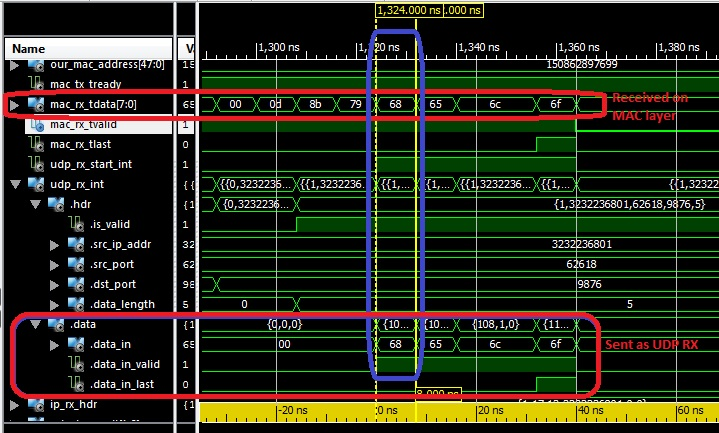
#> input picture src/vhdl/communication/udp_ip_stack/trunk/doc/src/zero latency receive.jpg, 719 x 433 px; its folder holds only this picture in this run
$ python verifier.py --sim-file 'vhdl/communication/udp_ip_stack/trunk/doc/src/zero latency receive.jpg'   (older library calls are emulated)
#> lines starting #> are read from the running program, lines starting #| are printed output that depends on the picture; after the words box and inside, x2 and y2 are one past the last pixel; in counts of white or black regions, pixels touching at a corner belong together
### src/cola.py
#!/usr/bin/python
#Copyright (c) 2014, Benjamin Bässler <ccl@xunit.de>
#All rights reserved.
#
#Redistribution and use in source and binary forms, with or without
#modification, are permitted provided that the following conditions are met:
#
#* Redistributions of source code must retain the above copyright notice, this
#  list of conditions and the following disclaimer.
#
#* Redistributions in binary form must reproduce the above copyright notice,
#  this list of conditions and the following disclaimer in the documentation
#  and/or other materials provided with the distribution.
#
#THIS SOFTWARE IS PROVIDED BY THE COPYRIGHT HOLDERS AND CONTRIBUTORS "AS IS"
#AND ANY EXPRESS OR IMPLIED WARRANTIES, INCLUDING, BUT NOT LIMITED TO, THE
#IMPLIED WARRANTIES OF MERCHANTABILITY AND FITNESS FOR A PARTICULAR PURPOSE ARE
#DISCLAIMED. IN NO EVENT SHALL THE COPYRIGHT HOLDER OR CONTRIBUTORS BE LIABLE
#FOR ANY DIRECT, INDIRECT, INCIDENTAL, SPECIAL, EXEMPLARY, OR CONSEQUENTIAL
#DAMAGES (INCLUDING, BUT NOT LIMITED TO, PROCUREMENT OF SUBSTITUTE GOODS OR
#SERVICES; LOSS OF USE, DATA, OR PROFITS; OR BUSINESS INTERRUPTION) HOWEVER
#CAUSED AND ON ANY THEORY OF LIABILITY, WHETHER IN CONTRACT, STRICT LIABILITY,
#OR TORT (INCLUDING NEGLIGENCE OR OTHERWISE) ARISING IN ANY WAY OUT OF THE USE
#OF THIS SOFTWARE, EVEN IF ADVISED OF THE POSSIBILITY OF SUCH DAMAGE.


#from scipy import misc
import matplotlib.cm as cm
import matplotlib.pyplot as plt
import matplotlib.patheffects as PathEffects
import matplotlib.patches as mppatches
import numpy as np
import pylab
from PIL import Image

# [31 lines left out: function getBoundingBoxes, not called in this run]


## This Class runs a two pass connected component algorithem
#
#  You can get the lables after the first and the second run. You can also
#  get the equivalent table also the lookup table wich is created after the
#  second run.
class ComponentLabeling:

    ## Constructor
    #
    #  @param img this can be a numpy array with the image to analyze. You can also pass a filename this will be read in.
    #  @param verbose If True it prints some debug informations
    #  @param threshold Used to convert a greyscale image to black and white
    def __init__(self, img, verbose=False, threshold=0.5, max_x=32, max_y=32):

        self.__max_x = max_x
        self.__max_y = max_y

        # if the img is a file read this
        if type(img) == str:
            self.__filename = img
            img = self.__import_img(img, threshold, max_x, max_y)

        self.__img = img

        self.__threshold = threshold

        self.__lables_f = np.zeros((img.shape[0], img.shape[1]), dtype=np.int)
        self.__lables_s = np.zeros((img.shape[0], img.shape[1]), dtype=np.int)
        self.__verbose = verbose

        self.__print_v("first run")
        self.__equi_d = self.__run_1p()

        self.__print_v("equivalent table:")
        self.__print_v(self.__equi_d)

        self.__lookup = self.gen_lookuptable(self.__equi_d)
        self.__print_v("lookup table:")
        self.__print_v(self.__lookup)

        self.__print_v("second run")
        self.__run_2p(self.__lookup)

        self.__boundboxes = self.__boundbox(self.__lables_s)
        self.__print_v("bounding boxes:")
        for key in self.__boundboxes:
            self.__print_v(self.__boundboxes[key])

    def get_img(self):
        return self.__img

    ## Print messages only if verbose mode is enabled
    def __print_v(self, text):
        if self.__verbose:
            print(text)

    ## Get the labels after the first run
    #
    #  @return Returns a numpy array with the lables
    def get_lable_f (self):
        return self.__lables_f

    ## Get the labels after the second run
    #
    #  @return Returns a numpy array with the lables
    def get_lable_s (self):
        return self.__lables_s

    ## Get the lookup table created after the first run
    #
    #  @return Returns a lookup table as a dictionary
    def get_lookup (self):
        return self.__lookup

    ## Get the bound boxes as a list of tuples
    #
    #  @return Returns the boxes as a list
    def get_boxes (self):
        return self.__boundboxes

    ## Reads a image from a file converts it to black and white and creates a numpy array
    #
    #  @param filename File to read image from
    #  @param threshold Threshold to convert greyscale image to black and white. Range 0.0 ... 1.0
    #  @param max_x is the image size to crop/extend the image in width
    #  @param max_y is the image size to crop/extend the image in high
    #  @return Returns the black and white numpy array
    def __import_img (self, filename, threshold, max_x, max_y):  #convert image to grey scale
#> called with threshold = 0.5, max_x = 32, max_y = 32
        img = Image.open(filename)
#> img is the input picture: PIL image 719x433 RGB; mean R, G, B 42.1, 44.4, 29.2
        img_grey = img.convert('L')
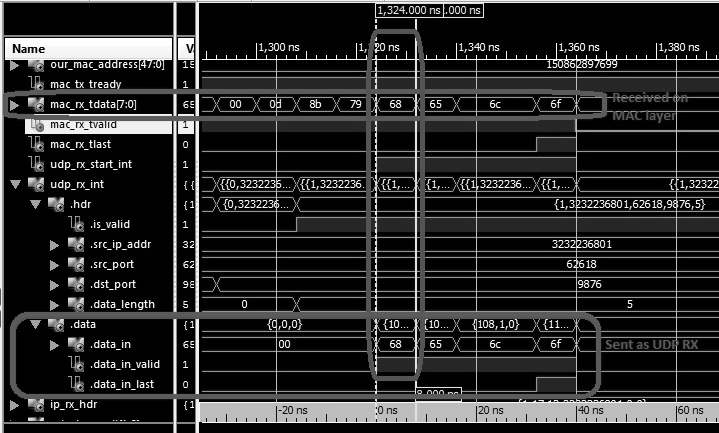
#> img_grey: PIL image 719x433 L; min 0, max 255, mean 42

        img_array = np.array(img_grey)
        img_out = np.zeros((max_y, max_x), dtype=np.int)

        #convert to black/white
        max_val = 255 #np.iinfo(type(img_array[0][0])).max
        min_val = 0 #np.iinfo(type(img_array[0][0])).min

        threshold = threshold * (max_val-min_val) - min_val

        for y in range(0, img_out.shape[0]):
            for x in range(0, img_out.shape[1]):
                if y < img_array.shape[0] and x < img_array.shape[1] and img_array[y][x] < threshold:
                    img_out[y][x] = min_val
                else:
                    img_out[y][x] = max_val

        del img
        del img_grey
        del img_array
        return img_out


    ## Plots a numpy array as image to a diagram with labels on the pixels
    #
    #  @param lbl numpy array with lables
    #  @param plot It is used to write the plot on
    # [7 lines left out: function __generate_lable_plot, not called in this run]

    ## Addes boxes to a plot
    #
    # @param boxes is a dictonary with tuples of tuples ((x1, y1), (x2, y2))
    # @param plot is used to plot the boxes on
    __fc_colors=['b', 'g', 'r', 'c', 'm', 'y']
    __hatches=[ '/', '\\', '|', '-', '+', 'x', 'o', 'O', '.', '*' ]
    # [25 lines left out: functions __append_boxes, __print_sh_array, not called in this run]

    ## Prints the lables after the first and second run
    def print_lables(self):
        self.__print_sh_array("1.run", self.__lables_f);
        self.__print_sh_array("2.run", self.__lables_s);


    ## Generates a plot whith the first and second run as a image.
    def plot_lables(self):
        self.plot_fp_add('Second Pass', self.__lables_s, self.__boundboxes)


    ## Generates a plot with the first pass of python code and a second labeling
    #  from else where
    #
    #  @param text2 Caption for the second plot
    #  @param data2 Lable array for the second plot
    # [57 lines left out: functions plot_fp_add, img_coord, not called in this run]

    ## Generates a plot with the second pass of python code and a second labeling
    #  from else where
    #
    #  @param text2 Caption for the second plot
    #  @param data2 Lable array for the second plot
    def plot_sp_add(self, text2, data2, boxes2={}):
            plt = self.get_plot_sp_add(text2, data2, boxes2)
            plt.show()

    # [29 lines left out: function get_plot_sp_add, not called in this run]


    ## Second pass of the connected component labeling
    #
    #  @param lookup Lookup table as dictionary for the second run
    def __run_2p(self, lookup):
        for y in range(0, self.__lables_f.shape[0]):
            for x in range(0, self.__lables_f.shape[1]):
                if self.__lables_f[y][x] == 0:
                    self.__lables_s[y][x] = 0
                else:
                    self.__lables_s[y][x] = lookup[self.__lables_f[y][x]]

    ## Calculates the bounding boxes around pixels with the same lable
    #
    #  @param lables array with lables of the picture
    #  @return dictionary of all found boxes the values are stored in 2-tuples of 2-tuples ((startx, starty), (endx, endy))

    def __boundbox(self, lables):
        boxes={}
        for y in range(0, lables.shape[0]):
            for x in range(0, lables.shape[1]):
                if lables[y][x] != 0:
                    if lables[y][x] in boxes:
                        ((start_x, start_y), (end_x, end_y)) = boxes[lables[y][x]]

                        if end_x < x:
                            end_x = x

                        if start_x > x:
                            start_x =x

                        end_y = y
                        boxes[lables[y][x]] = ((start_x, start_y), (end_x, end_y))
                    else:
                        boxes[lables[y][x]] = ((x,y), (x,y))
        return boxes


    ## First pass of the connected component labeling
    #
    #  @return equivalent table as dictionary
    def __run_1p(self):
        #pixels in the image: A B C
        #                     D x

        # a_p means a pixel a_l means lable of a

        #max_value means unlabled

        last_lable=0
        equi_d = [[0]]#should be a array of arrays

        for y in range(0, self.__img.shape[0]):
            for x in range(0, self.__img.shape[1]):
                x_p = self.__img[y][x]

                if x == 0:
                    #first in row
                    a_l=0
                    d_l=0
                else:
                    d_l=self.__lables_f[y][x-1]

                if y == 0:
                    #first line
                    b_l=0
                    c_l=0
                else:
                    b_l=self.__lables_f[y-1][x]
                    if x < self.__lables_f.shape[1]-1:
                        c_l=self.__lables_f[y-1][x+1]
                    else:
                        c_l=0
                    if x > 0 :
                        a_l=self.__lables_f[y-1][x-1]


                #if x==3 and y==1:
                #    print ("a_l=" +str(a_l) +" b_l=" +str(b_l) + " c_l=" +str(c_l) +" d_l=" +str(d_l) +" x_p=" +str(x_p))
                if x_p == 0:
                    min_l = np.iinfo(np.int).max
                    findmin = [a_l, b_l, c_l, d_l]
                    for i in findmin:
                        if i < min_l and i > 0:
                            min_l = i

                    if min_l != np.iinfo(np.int).max:
                        self.__lables_f[y][x] = min_l

                        if min_l < a_l + b_l + c_l + d_l: # more than one labled?
                            # store equivalent lable
                            if a_l > min_l:
                                equi_d[a_l].append(min_l)
                            if b_l > min_l:
                                equi_d[b_l].append(min_l)
                            if c_l > min_l:
                                equi_d[c_l].append(min_l)
                            if d_l > min_l:
                                equi_d[d_l].append(min_l)

                    else:
                        # no neighbours is labled
                        self.__lables_f[y][x] = last_lable + 1
                        equi_d.insert(last_lable + 1, [last_lable + 1])
                        last_lable += 1
        return equi_d

    ## Generate lookup table
    #
    #  The equivalent lable dictionary is resolved to a lookup table
    #  The implementation is without any simplifications and in terms
    #  of runtime very bad but it should be correct
    #  @param equi_d The equivalent table as array of arrays
    #  @return Returns the lookup table as a array
    def gen_lookuptable(self, equi_d):

        for i in range(1, len(equi_d)):
            self.__rm_duplicates(equi_d[i])

        for n in range(1, len(equi_d)):
            for i in range(1, len(equi_d)):
                self.__rm_duplicates(equi_d[i])

                for j in range(0, len(equi_d[i])):
                    for k in range (0, len(equi_d[equi_d[i][j]])):
                        equi_d[i].append(equi_d[equi_d[i][j]][k])
                        equi_d[equi_d[i][j]].append(i)
                self.__rm_duplicates(equi_d[i])

        # the arrays of possible lables are sorted. Selecting the smalles label is
        # done by choosing the first element of the array
        for i in range(0, len(equi_d)):
            equi_d[i] = equi_d[i][0]

        return equi_d

    def __rm_duplicates(self, ary):
        ary.sort()
        last = -1
        to_rem = []
        for i in range(0, len(ary)):
            if last == ary[i]:
               to_rem.append(ary[i])
            last = ary[i]
        for i in to_rem:
            ary.remove(i)


# [36 lines that do not run on import are left out]

### src/verifier.py
#!/usr/bin/env python
#Copyright (c) 2014, Benjamin Bässler <ccl@xunit.de>
#All rights reserved.
#
#Redistribution and use in source and binary forms, with or without
#modification, are permitted provided that the following conditions are met:
#
#* Redistributions of source code must retain the above copyright notice, this
#  list of conditions and the following disclaimer.
#
#* Redistributions in binary form must reproduce the above copyright notice,
#  this list of conditions and the following disclaimer in the documentation
#  and/or other materials provided with the distribution.
#
#THIS SOFTWARE IS PROVIDED BY THE COPYRIGHT HOLDERS AND CONTRIBUTORS "AS IS"
#AND ANY EXPRESS OR IMPLIED WARRANTIES, INCLUDING, BUT NOT LIMITED TO, THE
#IMPLIED WARRANTIES OF MERCHANTABILITY AND FITNESS FOR A PARTICULAR PURPOSE ARE
#DISCLAIMED. IN NO EVENT SHALL THE COPYRIGHT HOLDER OR CONTRIBUTORS BE LIABLE
#FOR ANY DIRECT, INDIRECT, INCIDENTAL, SPECIAL, EXEMPLARY, OR CONSEQUENTIAL
#DAMAGES (INCLUDING, BUT NOT LIMITED TO, PROCUREMENT OF SUBSTITUTE GOODS OR
#SERVICES; LOSS OF USE, DATA, OR PROFITS; OR BUSINESS INTERRUPTION) HOWEVER
#CAUSED AND ON ANY THEORY OF LIABILITY, WHETHER IN CONTRACT, STRICT LIABILITY,
#OR TORT (INCLUDING NEGLIGENCE OR OTHERWISE) ARISING IN ANY WAY OUT OF THE USE
#OF THIS SOFTWARE, EVEN IF ADVISED OF THE POSSIBILITY OF SUCH DAMAGE.


ccl_c_dir="ccl_single_pass_c_code/"

import subprocess
import signal
import glob
import os
import re
import numpy as np
import threading
from PIL import Image
from cola import ComponentLabeling as cola
from converter import Img_conv as Img_conv


class CompareCP:
    def get_error_cnt (self):
        return self.__error_cnt

    def get_report (self):
        return self.__report

    # [117 lines left out: functions __init__, chk_file, get_c_box, not called in this run]


class CompareF:
    def get_py_lable (self):
        return self.__py_lable

    def get_hdl_lable (self):
        return self.__hdl_lable

    def get_hdl_boxes (self):
        return self.__hdl_boxes

    def get_error_cnt (self):
        return self.__error_cnt

    def get_report (self):
        return self.__report

    def get_pycola(self):
        return self.__pycola

    def __init__(self, stim_file, passone, timeout, wdir, hdl_file, box_only,
            resolution, max_x, max_y, continuous, run_only=False):

        self.__timeout = timeout
        self.__wdir = wdir
        self.__max_x__ = max_x
        self.__max_y__ = max_y
        self.__passone__ = passone
        self.__continuous__ = continuous
        self.__resolution__ = resolution
        self.__hdl_file__ = hdl_file
        self.__stim_file__ = stim_file
        self.__regmeta = re.compile(r".*metavalue detected.*")

        self.__py_colas = {}
        self.__py_lables = {}
        self.__hdl_lables = {}
        self.__px_boxes = {}
        self.__hdl_boxes = {}


        self.__report = ""
        self.__error_cnt=0

        if not run_only:
            self.__prepare__()
        else:
            #write stimulus file
            j = Image.fromarray(self.__stim_file__.astype(np.uint8))
            j.mode = "1";
            j.save("../img/sim_in.pbm")
            del j

    def __prepare__(self):
        from cola import ComponentLabeling as cola
        self.__pycola = cola(self.__stim_file__, max_x=self.__max_x__,
                max_y=self.__max_y__);

        #labels of first pass
        if self.__passone__:
            self.__py_lable = self.__pycola.get_lable_f()
        else:
            self.__py_lable = self.__pycola.get_lable_s()

        #generate empty array to store results of vhdl output
        self.__hdl_lable = -1*np.ones(self.__py_lable.shape, dtype=np.int)

        if not self.__continuous__:
            self.__py_colas[self.__stim_file__] = self.__pycola
            self.__py_lables[self.__stim_file__] = self.__py_lable
            self.__hdl_lables[self.__stim_file__] = self.__hdl_lable


        #write test image file for vhdl
        j = Image.fromarray(self.__pycola.get_img().astype(np.uint8))
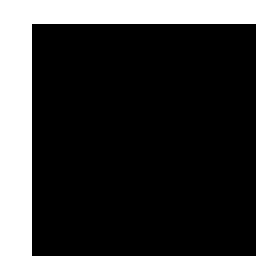
#> j: PIL image 32x32 L (shown 8 times larger); 20.7% white; 1 white region, box (x1, y1, x2, y2) and area: (0, 0, 32, 32) 212
#> (the run stopped early here; a loop or call above may not have finished)
